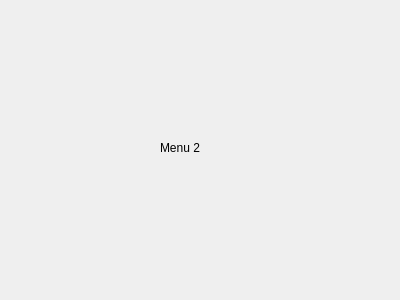
<?xml version="1.0" encoding="UTF-8"?>
<ui version="4.0">
 <class>TabTwo</class>
 <widget class="QWidget" name="TabTwo">
  <property name="geometry">
   <rect>
    <x>0</x>
    <y>0</y>
    <width>400</width>
    <height>300</height>
   </rect>
  </property>
  <property name="windowTitle">
   <string>Form</string>
  </property>
  <widget class="QLabel" name="label">
   <property name="geometry">
    <rect>
     <x>160</x>
     <y>140</y>
     <width>71</width>
     <height>16</height>
    </rect>
   </property>
   <property name="text">
    <string>Menu 2</string>
   </property>
  </widget>
 </widget>
 <resources/>
 <connections/>
</ui>
